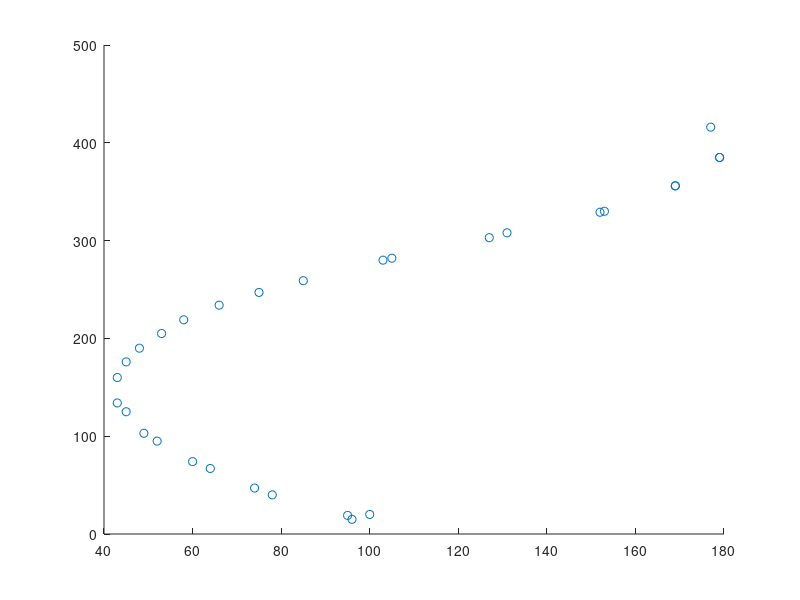

Write the MATLAB code that produced this figure. (Note: this script raises an error after producing the figure.)
clear all
load('contourdata.dat')
d = contourdata(1:443, :); 
%% Process the data
% find the maximum distance between the data points
r = 0;  % initialize the distance
for i = 2 : length(d)
    temp = norm(d(i,:) - d(i-1,:));
    if temp > r
        r = temp;
    end
end
sampleDis = 30;
if sampleDis < r
    error('sample distance is too small');
end
processedData = [d(1,:)];
i = 1;      % initialize the counter
while (i < length(d))
    for j = i : length(d)
        if (norm(d(j, :) - processedData(end,:)) > sampleDis)
            processedData = [processedData; d(j, :)];
            i = j;
            break
        end
    end
    if (j == length(d))
        break;
    end
end
% add the end data
if processedData(end,:) ~= d(end,:)
    processedData = [processedData; d(end, :)];
end
% Plot the data
scatter(processedData(:,1), processedData(:,2));
%%
[p,t] = grad7(processedData, 3, -5);